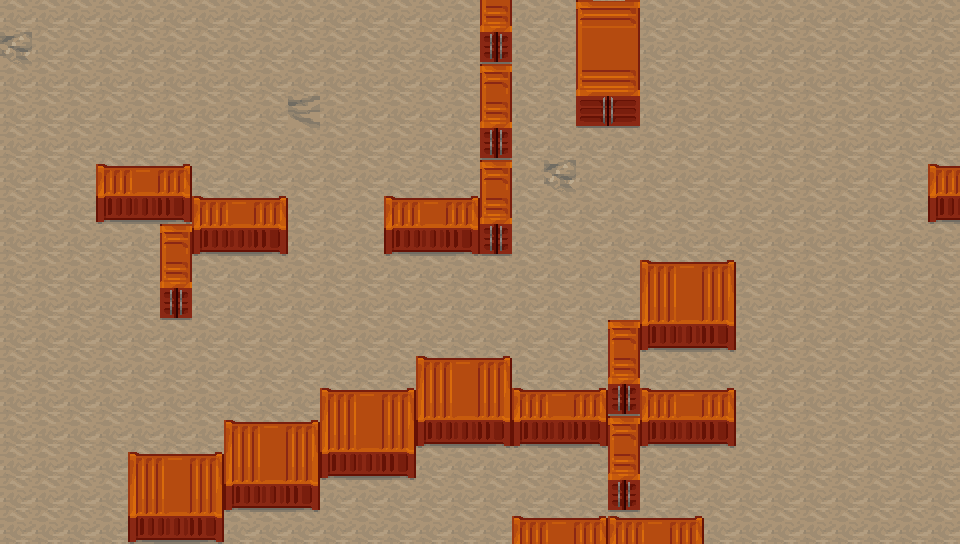

A level layout from a 2D game, rendered from its tile map. Below: a short description, then the map file with its tile-grid data intact:
An orthogonal 30x17 tile map with 32x32 px tiles, 2 tile layers (Kachelebene 1, Kachelebene 2) and 25 objects.

<map version="1.0" tiledversion="1.1.1" orientation="orthogonal" renderorder="right-down" width="30" height="17" tilewidth="32" tileheight="32" infinite="0" nextobjectid="1">
 <tileset firstgid="1" name="tileset" tilewidth="32" tileheight="32" tilecount="100" columns="10">
  <image source="../Sprites/tileset.png" width="320" height="320" />
  <tile id="2">
   <objectgroup draworder="index">
    <object id="1" x="0.125" y="0.125" width="31.6307" height="31.8125" />
   </objectgroup>
  </tile>
  <tile id="12">
   <objectgroup draworder="index">
    <object id="1" x="0.25" y="0.1875" width="31.5" height="31.7443" />
   </objectgroup>
  </tile>
  <tile id="13">
   <objectgroup draworder="index">
    <object id="1" x="0.5625" y="5.875" width="31.6705" height="26.5455" />
   </objectgroup>
  </tile>
  <tile id="14">
   <objectgroup draworder="index">
    <object id="1" x="0.1875" y="6.4375" width="31.267" height="25.4375" />
   </objectgroup>
  </tile>
  <tile id="15">
   <objectgroup draworder="index">
    <object id="1" x="0" y="3.25" width="31.875" height="28.5682" />
   </objectgroup>
  </tile>
  <tile id="22">
   <objectgroup draworder="index">
    <object id="1" x="0.0625" y="0.125" width="31.5114" height="29.2955" />
   </objectgroup>
  </tile>
  <tile id="23">
   <objectgroup draworder="index">
    <object id="1" x="-0.125" y="0.3125" width="31.8239" height="28.983" />
   </objectgroup>
  </tile>
  <tile id="24">
   <objectgroup draworder="index">
    <object id="1" x="-0.0625" y="0.125" width="31.8182" height="27.7159" />
   </objectgroup>
  </tile>
  <tile id="25">
   <objectgroup draworder="index">
    <object id="1" x="-0.125" y="-0.125" width="31.5114" height="29.4205" />
   </objectgroup>
  </tile>
  <tile id="32">
   <objectgroup draworder="index">
    <object id="1" x="0.181818" y="0" width="31.8182" height="31.8182" />
   </objectgroup>
  </tile>
  <tile id="33">
   <objectgroup draworder="index">
    <object id="1" x="-0.363636" y="0.363636" width="32.1818" height="31.0909" />
   </objectgroup>
  </tile>
  <tile id="34">
   <objectgroup draworder="index">
    <object id="1" x="0" y="20" width="32" height="12" />
   </objectgroup>
  </tile>
  <tile id="35">
   <objectgroup draworder="index">
    <object id="1" x="0" y="20" width="32" height="12" />
   </objectgroup>
  </tile>
  <tile id="36">
   <objectgroup draworder="index">
    <object id="1" x="0" y="20" width="32" height="12" />
   </objectgroup>
  </tile>
  <tile id="42">
   <objectgroup draworder="index">
    <object id="2" x="0" y="0" width="32" height="32" />
   </objectgroup>
  </tile>
  <tile id="43">
   <objectgroup draworder="index">
    <object id="1" x="0" y="0" width="32" height="32" />
   </objectgroup>
  </tile>
  <tile id="44">
   <objectgroup draworder="index">
    <object id="1" x="0" y="0" width="32" height="32" />
   </objectgroup>
  </tile>
  <tile id="45">
   <objectgroup draworder="index">
    <object id="1" x="0" y="0" width="32" height="32" />
   </objectgroup>
  </tile>
  <tile id="46">
   <objectgroup draworder="index">
    <object id="1" x="0" y="0" width="32" height="32" />
   </objectgroup>
  </tile>
  <tile id="52">
   <objectgroup draworder="index">
    <object id="1" x="0" y="0" width="32" height="32" />
   </objectgroup>
  </tile>
  <tile id="53">
   <objectgroup draworder="index">
    <object id="1" x="0" y="0" width="32" height="32" />
   </objectgroup>
  </tile>
  <tile id="54">
   <objectgroup draworder="index">
    <object id="1" x="0" y="0" width="32" height="32" />
   </objectgroup>
  </tile>
  <tile id="55">
   <objectgroup draworder="index">
    <object id="1" x="0" y="0" width="32" height="32" />
   </objectgroup>
  </tile>
  <tile id="56">
   <objectgroup draworder="index">
    <object id="1" x="0" y="0" width="32" height="32" />
   </objectgroup>
  </tile>
  <tile id="62">
   <objectgroup draworder="index">
    <object id="1" x="0" y="0" width="32" height="32" />
   </objectgroup>
  </tile>
 </tileset>
 <layer name="Kachelebene 1" width="30" height="17">
  <data encoding="csv">
11,11,11,11,11,11,11,11,11,11,11,11,11,11,11,11,11,11,11,11,11,11,11,11,11,11,11,11,11,11,
1,11,11,11,11,11,11,11,11,11,11,11,11,11,11,11,11,11,11,11,11,11,11,11,11,11,11,11,11,11,
11,11,11,11,11,11,11,11,11,11,11,11,11,11,11,11,11,11,11,11,11,11,11,11,11,11,11,11,11,11,
11,11,11,11,11,11,11,11,11,2,11,11,11,11,11,11,11,11,11,11,11,11,11,11,11,11,11,11,11,11,
11,11,11,11,11,11,11,11,11,11,11,11,11,11,11,11,11,11,11,11,11,11,11,11,11,11,11,11,11,11,
11,11,11,11,11,11,11,11,11,11,11,11,11,11,11,11,11,1,11,11,11,11,11,11,11,11,11,11,11,11,
11,11,11,11,11,11,11,11,11,11,11,11,11,11,11,11,11,11,11,11,11,11,11,11,11,11,11,11,11,11,
11,11,11,11,11,11,11,11,11,11,11,11,11,11,11,11,11,11,11,11,11,11,11,11,11,11,11,11,11,11,
11,11,11,11,11,11,11,11,11,11,11,11,11,11,11,11,11,11,11,11,11,11,11,11,11,11,11,11,11,11,
11,11,11,11,11,2,11,11,11,11,11,11,11,11,11,11,11,11,11,11,11,11,11,11,11,11,11,11,11,11,
11,11,11,11,11,11,11,11,11,11,11,11,11,11,11,11,11,11,11,11,11,11,11,11,11,11,11,11,11,11,
11,11,11,11,11,11,11,11,11,11,11,11,11,11,11,11,11,11,11,11,11,11,11,11,11,11,11,11,11,11,
11,11,11,11,11,11,11,11,11,11,11,11,11,11,11,11,11,11,11,11,11,11,11,11,11,11,11,11,11,11,
11,11,11,11,11,11,11,11,11,11,11,11,11,11,11,11,11,11,11,11,11,11,11,11,11,11,11,11,11,11,
11,11,11,11,11,11,11,11,11,11,11,11,11,11,11,11,11,11,11,11,11,11,11,11,11,11,11,11,11,11,
11,11,11,11,11,11,11,11,11,11,11,11,11,11,11,11,11,11,11,11,11,11,11,11,11,11,11,11,11,11,
11,11,11,11,11,11,11,11,11,11,11,11,11,11,11,11,11,11,11,11,11,11,11,11,11,11,11,11,11,11
</data>
 </layer>
 <layer name="Kachelebene 2" width="30" height="17">
  <data encoding="csv">
0,0,0,0,0,0,0,0,0,0,0,0,0,0,0,13,0,0,33,34,0,0,0,0,0,0,0,0,0,0,
0,0,0,0,0,0,0,0,0,0,0,0,0,0,0,23,0,0,43,44,0,0,0,0,0,0,0,0,0,0,
0,0,0,0,0,0,0,0,0,0,0,0,0,0,0,3,0,0,53,54,0,0,0,0,0,0,0,0,0,0,
0,0,0,0,0,0,0,0,0,0,0,0,0,0,0,13,0,0,63,64,0,0,0,0,0,0,0,0,0,0,
0,0,0,0,0,0,0,0,0,0,0,0,0,0,0,23,0,0,0,0,0,0,0,0,0,0,0,0,0,0,
0,0,0,14,15,16,0,0,0,0,0,0,0,0,0,3,0,0,0,0,0,0,0,0,0,0,0,0,0,14,
0,0,0,24,25,26,14,15,16,0,0,0,14,15,16,13,0,0,0,0,0,0,0,0,0,0,0,0,0,24,
0,0,0,0,0,3,24,25,26,0,0,0,24,25,26,23,0,0,0,0,0,0,0,0,0,0,0,0,0,0,
0,0,0,0,0,13,0,0,0,0,0,0,0,0,0,0,0,0,0,0,35,36,37,0,0,0,0,0,0,0,
0,0,0,0,0,23,0,0,0,0,0,0,0,0,0,0,0,0,0,0,45,46,47,0,0,0,0,0,0,0,
0,0,0,0,0,0,0,0,0,0,0,0,0,0,0,0,0,0,0,3,55,56,57,0,0,0,0,0,0,0,
0,0,0,0,0,0,0,0,0,0,0,0,0,35,36,37,0,0,0,13,0,0,0,0,0,0,0,0,0,0,
0,0,0,0,0,0,0,0,0,0,35,36,37,45,46,47,14,15,16,23,14,15,16,0,0,0,0,0,0,0,
0,0,0,0,0,0,0,35,36,37,45,46,47,55,56,57,24,25,26,3,24,25,26,0,0,0,0,0,0,0,
0,0,0,0,35,36,37,45,46,47,55,56,57,0,0,0,0,0,0,13,0,0,0,0,0,0,0,0,0,0,
0,0,0,0,45,46,47,55,56,57,0,0,0,0,0,0,0,0,0,23,0,0,0,0,0,0,0,0,0,0,
0,0,0,0,55,56,57,0,0,0,0,0,0,0,0,0,14,15,16,14,15,16,0,0,0,0,0,0,0,0
</data>
 </layer>
</map>